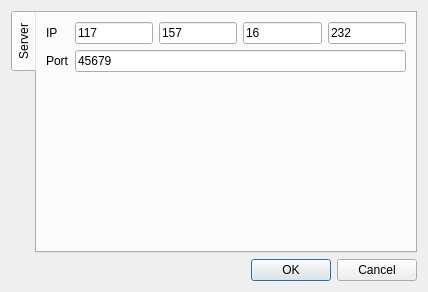
<?xml version="1.0" encoding="UTF-8"?>
<ui version="4.0">
 <class>Dialog</class>
 <widget class="QDialog" name="Dialog">
  <property name="geometry">
   <rect>
    <x>0</x>
    <y>0</y>
    <width>428</width>
    <height>292</height>
   </rect>
  </property>
  <property name="windowTitle">
   <string>Dialog</string>
  </property>
  <property name="sizeGripEnabled">
   <bool>false</bool>
  </property>
  <property name="modal">
   <bool>false</bool>
  </property>
  <layout class="QVBoxLayout" name="verticalLayout">
   <item>
    <widget class="QTabWidget" name="tabWidget">
     <property name="enabled">
      <bool>true</bool>
     </property>
     <property name="focusPolicy">
      <enum>Qt::TabFocus</enum>
     </property>
     <property name="layoutDirection">
      <enum>Qt::LeftToRight</enum>
     </property>
     <property name="tabPosition">
      <enum>QTabWidget::West</enum>
     </property>
     <property name="tabShape">
      <enum>QTabWidget::Rounded</enum>
     </property>
     <property name="currentIndex">
      <number>0</number>
     </property>
     <property name="elideMode">
      <enum>Qt::ElideNone</enum>
     </property>
     <widget class="QWidget" name="tab">
      <attribute name="title">
       <string>Server</string>
      </attribute>
      <layout class="QGridLayout" name="gridLayout">
       <item row="0" column="1">
        <layout class="QHBoxLayout" name="horizontalLayout">
         <item>
          <widget class="QLineEdit" name="ip1">
           <property name="text">
            <string>117</string>
           </property>
          </widget>
         </item>
         <item>
          <widget class="QLineEdit" name="ip2">
           <property name="text">
            <string>157</string>
           </property>
          </widget>
         </item>
         <item>
          <widget class="QLineEdit" name="ip3">
           <property name="text">
            <string>16</string>
           </property>
          </widget>
         </item>
         <item>
          <widget class="QLineEdit" name="ip4">
           <property name="text">
            <string>232</string>
           </property>
          </widget>
         </item>
        </layout>
       </item>
       <item row="1" column="1">
        <widget class="QLineEdit" name="port">
         <property name="text">
          <string>45679</string>
         </property>
        </widget>
       </item>
       <item row="1" column="0">
        <widget class="QLabel" name="label_2">
         <property name="text">
          <string>Port</string>
         </property>
        </widget>
       </item>
       <item row="0" column="0">
        <widget class="QLabel" name="label">
         <property name="text">
          <string>IP</string>
         </property>
        </widget>
       </item>
       <item row="2" column="1">
        <spacer name="verticalSpacer">
         <property name="orientation">
          <enum>Qt::Vertical</enum>
         </property>
         <property name="sizeHint" stdset="0">
          <size>
           <width>20</width>
           <height>40</height>
          </size>
         </property>
        </spacer>
       </item>
      </layout>
     </widget>
    </widget>
   </item>
   <item>
    <widget class="QDialogButtonBox" name="buttonBox">
     <property name="orientation">
      <enum>Qt::Horizontal</enum>
     </property>
     <property name="standardButtons">
      <set>QDialogButtonBox::Cancel|QDialogButtonBox::Ok</set>
     </property>
    </widget>
   </item>
  </layout>
 </widget>
 <resources/>
 <connections>
  <connection>
   <sender>buttonBox</sender>
   <signal>accepted()</signal>
   <receiver>Dialog</receiver>
   <slot>accept()</slot>
   <hints>
    <hint type="sourcelabel">
     <x>248</x>
     <y>254</y>
    </hint>
    <hint type="destinationlabel">
     <x>157</x>
     <y>274</y>
    </hint>
   </hints>
  </connection>
  <connection>
   <sender>buttonBox</sender>
   <signal>rejected()</signal>
   <receiver>Dialog</receiver>
   <slot>reject()</slot>
   <hints>
    <hint type="sourcelabel">
     <x>316</x>
     <y>260</y>
    </hint>
    <hint type="destinationlabel">
     <x>286</x>
     <y>274</y>
    </hint>
   </hints>
  </connection>
 </connections>
</ui>
